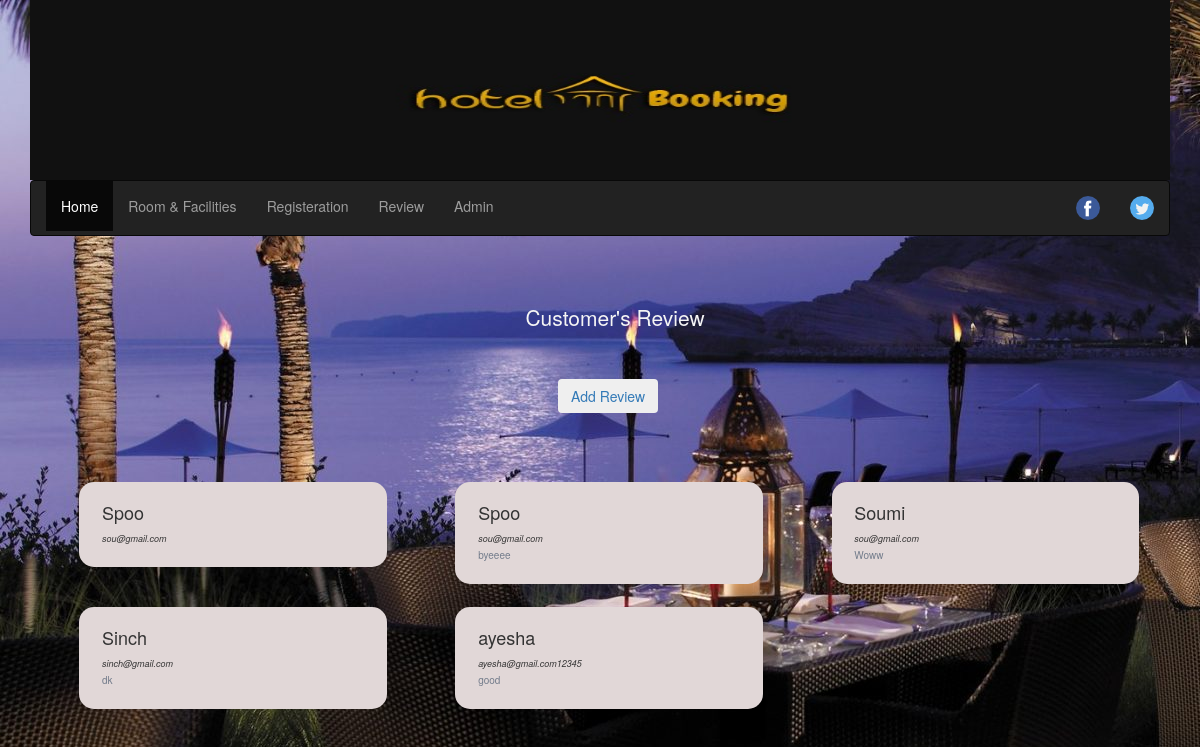
Screenshot of /reviews.php with the database file from the repository.
### tables this page shows
CREATE TABLE `review` (
  `id` int(10) UNSIGNED NOT NULL,
  `username` varchar(200) NOT NULL,
  `email` varchar(255) NOT NULL,
  `review` varchar(255) NOT NULL
);

### reviews.php (the view, shortened to what this page needs)
<?php
    include('admin/include/db_config2.php');
?>
<!DOCTYPE html>
<html lang="en">
<head>
    <link href="css/bootstrap.min.css" rel="stylesheet">
</head>
<body>
    <div class="container">
       <img class="img-responsive" src="images/home_banner.jpg" style="width:100%; height:180px;">
        <nav class="navbar navbar-inverse">
            <div class="container-fluid">
                <ul class="nav navbar-nav">
                    <li class="active"><a href="index.php">Home</a></li>
                    <li><a href="room.php">Room &amp; Facilities</a></li>
                    <li><a href="register-user.php">Registeration</a></li>
                    <li><a href="reviews.php">Review</a></li>
                    <li><a href="admin.php">Admin</a></li>
                </ul>
                <ul class="nav navbar-nav navbar-right">
                    <li><a href="http://www.facebook.com"><img src="images/facebook.png"></a></li>
                    <li><a href="http://www.twitter.com"><img src="images/twitter.png"></a></li>
                </ul>
            </div>
        </nav>
<section class="wrapper-review">
        <div class="container">
            <h1 class="title text-center">Customer's Review</h1>
            <form action="" method="POST">
                <table>
                    <a href="add-review.php"><input type="button" value="Add Review" name="add-review" class="btn"></a>
                </table>
            </form>
            <?php
                $sql = "SELECT * FROM review";
                $res = mysqli_query($conn,$sql);
                if($res){
                    $count = mysqli_num_rows($res);
                    if($count > 0){
                        while($rows = mysqli_fetch_assoc($res)){
                            $name = $rows['username'];
                            $email = $rows['email'];
                            $review = $rows['review'];
                            ?>
                            <div class="review-menu-box">
                                    <div class="review-menu-desc">
                                        <h4 class="cust-name"><?php echo $name; ?></h4>
                                        <p class="review-email"><?php echo $email; ?></p>
                                        <p class="review-detail">
                                            <?php echo $review ; ?>
                                        </p>
                                    </div>
                                </div>
                            <?php
                        }
                    }
                }
            ?>
        </div>
</section>

### reviews.php (style rules this page uses)
body { background-image: url('images/home_bg.jpg'); background-repeat: no-repeat; background-attachment: fixed; }
p { font-size: 13px; }
.title { color: whitesmoke; font-size: 2.1rem; padding-top: 30px; margin-bottom: 50px; }
.review-menu-box { width: 27%; margin: 1% 3%; padding: 1%; float: left; background-color: rgb(225, 215, 215); border-radius: 15px; }
.review-menu-desc { width: 80%; float: left; margin-left: 4%; }
.review-email { font-size: 0.9rem; margin: 1% 0; font-style: italic; }
.review-detail { font-size: 1rem; color: #747d8c; margin-bottom: 10px; }
.btn { margin-left: 45%; margin-bottom: 5%; }

### rows the page displays
review: username "Spoo", email "sou@gmail.com"
review: username "Spoo", email "sou@gmail.com", review "byeeee"
review: username "Soumi", email "sou@gmail.com", review "Woww"
review: username "Sinch", email "sinch@gmail.com", review "dk"
review: username "ayesha", email "ayesha@gmail.com12345", review "good"
